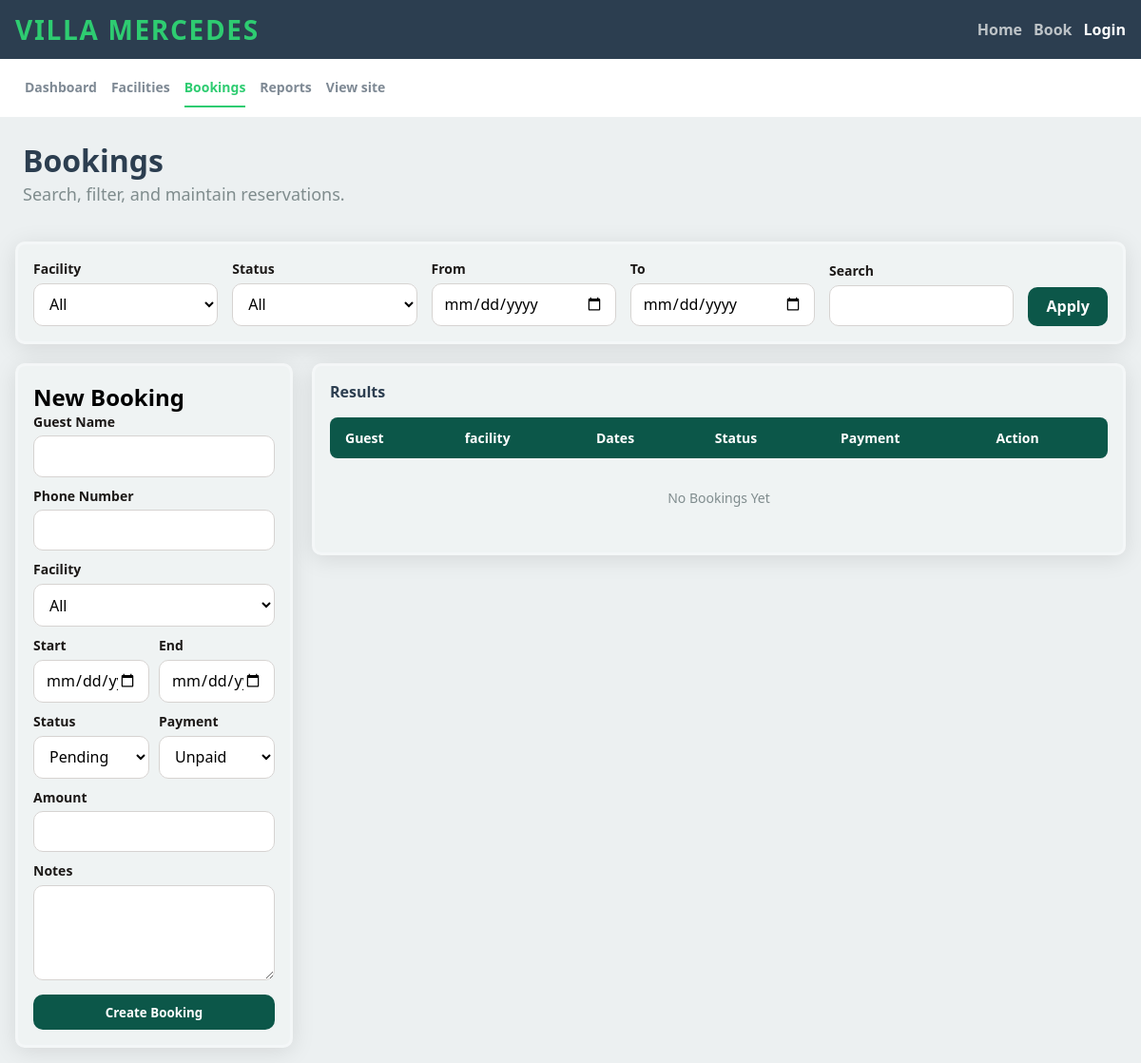
Page /admin/bookings.php on the earlier database version.
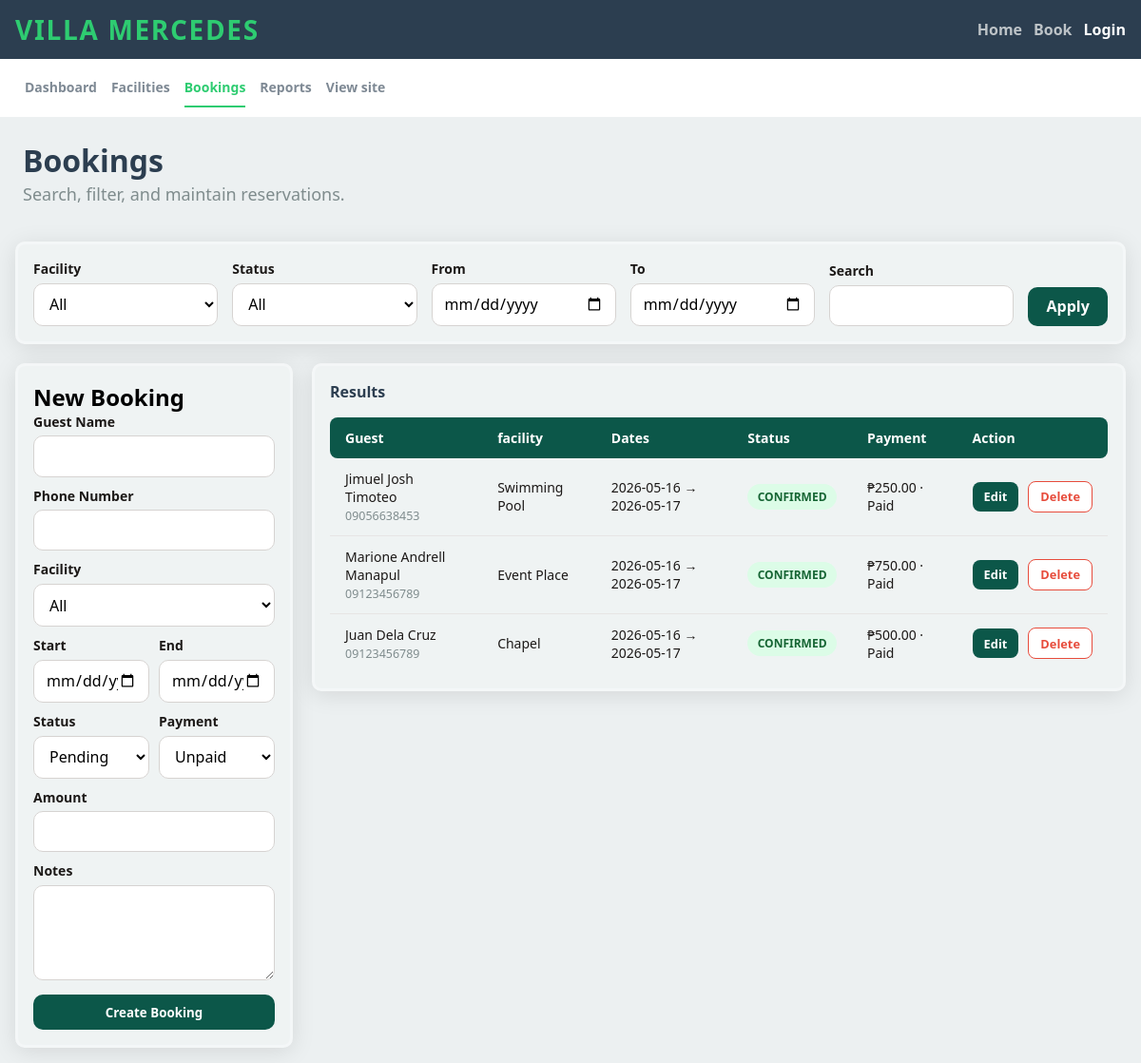
Same page on the later database version.
### tables this page shows
CREATE TABLE IF NOT EXISTS `bookings` (
  `id` int NOT NULL AUTO_INCREMENT,
  `guest_name` varchar(255) NOT NULL,
  `phone_number` varchar(50) NOT NULL,
  `facility_id` int NOT NULL,
  `date_start` date NOT NULL,
  `date_end` date NOT NULL,
  `notes` text,
  `status` varchar(50) DEFAULT 'Pending',
  `created_at` timestamp NULL DEFAULT CURRENT_TIMESTAMP,
  `payment_amount` decimal(10,2) DEFAULT '0.00',
  `payment_status` varchar(50) DEFAULT 'Unpaid',
  PRIMARY KEY (`id`),
  KEY `facility_id` (`facility_id`),
  CONSTRAINT `bookings_ibfk_1` FOREIGN KEY (`facility_id`) REFERENCES `facilities` (`id`) ON DELETE CASCADE
);

CREATE TABLE IF NOT EXISTS `facilities` (
  `id` int NOT NULL AUTO_INCREMENT,
  `name` varchar(255) NOT NULL,
  `description` text NOT NULL,
  `image_filename` varchar(255) DEFAULT NULL,
  `capacity` int NOT NULL,
  `rate_amount` decimal(10,2) NOT NULL,
  `rate_unit` enum('Per Day','Per Session') NOT NULL,
  `created_at` timestamp NULL DEFAULT CURRENT_TIMESTAMP,
  PRIMARY KEY (`id`)
);

### utils/helper.php (called while the page is built, shortened)
<?php
function url(string $path = ''): string
{
    $base = '/villa-mercedes';
    $path = ltrim($path, '/');
    return $base . '/' . $path;
}
function e(?string $value): string
{
    return htmlspecialchars((string) $value, ENT_QUOTES | ENT_HTML5, 'UTF-8');
}

### admin/bookings.php (the view, shortened to what the changed rows need)
<?php
require_once '../utils/helper.php';
$editRow = null;
$conn = connection();
$sql = "
    SELECT b.*, f.name AS facility_name
    FROM bookings b
    LEFT JOIN facilities f ON b.facility_id = f.id
    WHERE 1=1
";
$sql .= " ORDER BY b.id DESC";
$stmt = $conn->prepare($sql);
$stmt->execute();
$table_data_result = $stmt->get_result();
?>
<!DOCTYPE html>
<html lang="en">
<head>
    <link rel="stylesheet" href="../resources/css/header-footer.css">
    <link rel="stylesheet" href="../resources/css/admin-nav.css">
    <link rel="stylesheet" href="../resources/css/admin-booking.css">
</head>
<body>
<main class="admin-booking">
    <div class="page-head">
        <div>
            <h1>Bookings</h1>
        </div>
    </div>
    <div class="form-result-wrapper">
        <div class="booking-form">
            <h2><?= !$editRow ? 'New Booking' : 'Edit Booking' ?></h2>
        </div>
        <div class="result-container">
            <h2>Results</h2>
            <table>
                <thead>
                    <tr>
                        <th>Guest</th>
                        <th>facility</th>
                        <th>Dates</th>
                        <th>Status</th>
                        <th>Payment</th>
                        <th>Action</th>
                    </tr>
                </thead>
                <tbody>
                    <?php if($table_data_result->num_rows > 0):  ?>
                        <?php while($table_row = $table_data_result->fetch_assoc()): ?>
                            <tr>
                                <td>
                                    <?= e($table_row['guest_name']) ?>
                                    <span class="number"><?= e($table_row['phone_number']) ?></span>
                                </td>
                                <td><?= e($table_row['facility_name']) ?></td>
                                <td><?= e($table_row['date_start'] . ' → ' . $table_row['date_end']) ?></td>
                                <td>
                                    <span class="status-badge status-<?= strtolower(e($table_row['status'])) ?>">
                                        <?= strtoupper(e($table_row['status'])) ?>
                                    </span>
                                </td>
                                <td><?= e('₱' . $table_row['payment_amount'] . ' · ' . $table_row['payment_status']) ?></td>
                                <td>
                                    <div class="action-cell">
                                        <a href="<?= e(url('admin/bookings.php?edit=' . (int) $table_row['id'])) ?>" class="edit-btn">Edit</a>
                                        <form action="../repositories/adminbookingRepository.php" method="POST" onsubmit="return confirm('Delete this booking?')">
                                            <button type="submit" class="delete-btn">Delete</button>
                                        </form>
                                    </div>
                                </td>
                            </tr>
                        <?php endwhile; ?>
                    <?php else: ?>
                            <tr>
                                <td colspan="6" class="no-data">
                                    No Bookings Yet
                                </td>
                            </tr>
                    <?php endif; ?>
                </tbody>
            </table>
        </div>
    </div>
</main>
</body>
</html>

Differences in the rows shown:
added bookings: guest_name "Jimuel Josh Timoteo", phone_number "09056638453", facility.name "Swimming Pool", date_start+date_end "2026-05-16 → 2026-05-17", status "CONFIRMED", payment_amount+payment_status "₱250.00 · Paid"
added bookings: guest_name "Marione Andrell Manapul", phone_number "09123456789", facility.name "Event Place", date_start+date_end "2026-05-16 → 2026-05-17", status "CONFIRMED", payment_amount+payment_status "₱750.00 · Paid"
added bookings: guest_name "Juan Dela Cruz", phone_number "09123456789", facility.name "Chapel", date_start+date_end "2026-05-16 → 2026-05-17", status "CONFIRMED", payment_amount+payment_status "₱500.00 · Paid"
Other differences:
text no longer shown: "No Bookings Yet"
